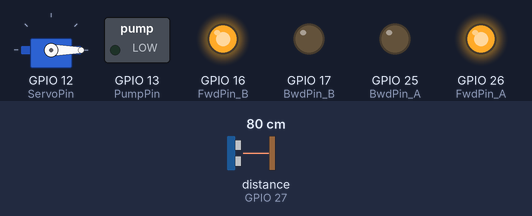
Bench run of a sketch on a simulated ESP32. On the bench: servo, switched loads named in the sketch (green lamp = pin HIGH), output pins drawn as LEDs (lit = HIGH). Wiring (inferred from the names in the program): ultrasonic range finder: trigger GPIO 14; echo GPIO 27. Inputs (shaded band) come from the test bench; at power-on: distance to the obstacle (sensor on GPIO 27) 80 cm. The echo pulse lasts 58.3 µs per cm; pins used as bus, display or sensor lines are not drawn.

Above: at 1.2 s.
1.3 s: distance to the obstacle (sensor on GPIO 27) set to 22 cm
2.8 s: distance to the obstacle (sensor on GPIO 27) set to 18 cm
At 3.5 s:
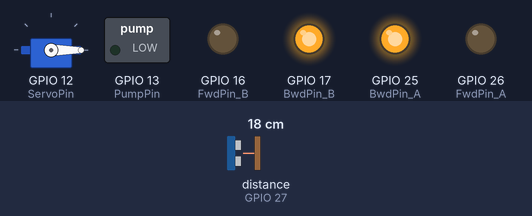
5.8 s: distance to the obstacle (sensor on GPIO 27) set to 35 cm
At 8.2 s:
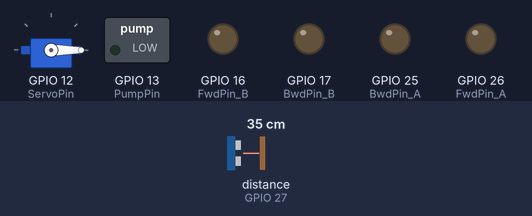
8.8 s: distance to the obstacle (sensor on GPIO 27) set to 2 cm
At 11.3 s:
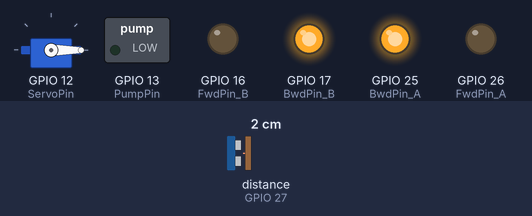
11.7 s: distance to the obstacle (sensor on GPIO 27) set to 60 cm
At 12.8 s:
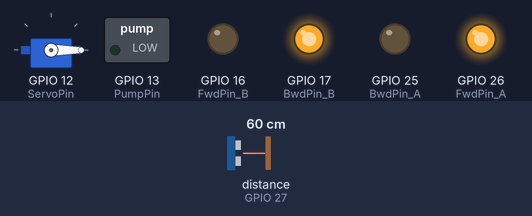
Timing chart, 0 to 15.7 s (numbered marks = the images above; inputs shaded):
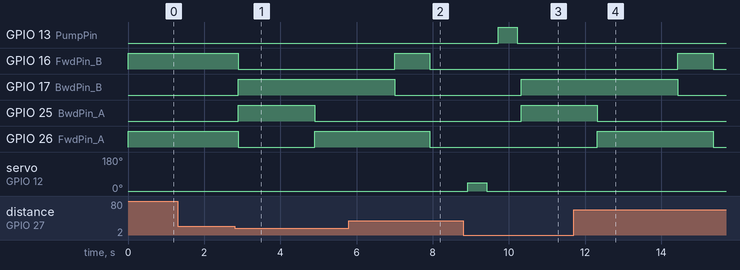

Measured:
- the behaviour switches between 21 and 20 cm on distance to the obstacle (sensor on GPIO 27) (found by bisection; images 0 and 1)
- after the input at 1.3 s, every drawn part: stays the same
- after the input at 2.8 s, GPIO 16 (FwdPin_B), GPIO 26 (FwdPin_A): HIGH → LOW after 0.10 s instead of 2.2 s; GPIO 17 (BwdPin_B): LOW → HIGH after 0.10 s; GPIO 25 (BwdPin_A): LOW → HIGH after 0.10 s, → LOW 2.0 s later
- after the input at 5.8 s, GPIO 16 (FwdPin_B): LOW → HIGH after 1.2 s, → LOW 0.92 s later; GPIO 17 (BwdPin_B): HIGH → LOW after 1.2 s; GPIO 25 (BwdPin_A): stays LOW (without the input it goes to HIGH after 1.2 s); GPIO 26 (FwdPin_A): HIGH → LOW after 2.1 s instead of 1.2 s
- after the input at 8.8 s, GPIO 16 (FwdPin_B), GPIO 26 (FwdPin_A): stays LOW (without the input it goes to HIGH after 1.5 s); GPIO 17 (BwdPin_B), GPIO 25 (BwdPin_A): LOW → HIGH after 1.5 s
- after the input at 11.7 s, GPIO 16 (FwdPin_B): LOW → HIGH after 2.7 s, → LOW 0.94 s later; GPIO 17 (BwdPin_B): HIGH → LOW after 2.7 s; GPIO 25 (BwdPin_A): goes on until 12.3 s, then stays LOW

The sketch:

code_of_forest_project.ino
```cpp
#include <ESP32Servo.h>

const int FwdPin_A = 26;
const int BwdPin_A = 25;
const int FwdPin_B = 16;
const int BwdPin_B = 17;

const int TrigPin = 14;
const int EchoPin = 27;

const int ServoPin = 12;
const int PumpPin = 13;

const float DistanceThreshold = 20.0; // см
const int MaxSpd = 255;
const int LowSpd = 0;

Servo seedServo;
unsigned long lastObstacleTime = 0;
bool seedActionDone = false;

void setup() {
  pinMode(FwdPin_A, OUTPUT);
  pinMode(BwdPin_A, OUTPUT);
  pinMode(FwdPin_B, OUTPUT);
  pinMode(BwdPin_B, OUTPUT);
  pinMode(TrigPin, OUTPUT);
  pinMode(EchoPin, INPUT);
  pinMode(PumpPin, OUTPUT);

  seedServo.attach(ServoPin);
  seedServo.write(0);

  digitalWrite(PumpPin, LOW);
  lastObstacleTime = millis();
}

float getDistance() {
  digitalWrite(TrigPin, LOW);
  delayMicroseconds(2);
  digitalWrite(TrigPin, HIGH);
  delayMicroseconds(10);
  digitalWrite(TrigPin, LOW);
  long duration = pulseIn(EchoPin, HIGH, 30000);
  if (duration == 0) return -1;
  return duration * 0.034 / 2;
}

void moveForward() {
  analogWrite(FwdPin_A, MaxSpd);
  analogWrite(BwdPin_A, LowSpd);
  analogWrite(FwdPin_B, MaxSpd);
  analogWrite(BwdPin_B, LowSpd);
}

void moveBackward() {
  analogWrite(FwdPin_A, LowSpd);
  analogWrite(BwdPin_A, MaxSpd);
  analogWrite(FwdPin_B, LowSpd);
  analogWrite(BwdPin_B, MaxSpd);
}

void turnRight() {
  analogWrite(FwdPin_A, MaxSpd);
  analogWrite(BwdPin_A, LowSpd);
  analogWrite(FwdPin_B, LowSpd);
  analogWrite(BwdPin_B, MaxSpd);
}

void stopMoving() {
  analogWrite(FwdPin_A, 0);
  analogWrite(BwdPin_A, 0);
  analogWrite(FwdPin_B, 0);
  analogWrite(BwdPin_B, 0);
}

void dropSeedAndWater() {
  stopMoving();
  delay(1000);
  seedServo.write(45);
  delay(500);
  seedServo.write(0);
  delay(300);
  digitalWrite(PumpPin, HIGH);
  delay(500);
  digitalWrite(PumpPin, LOW);
}

void loop() {
  float distance = getDistance();

  if (distance > 0 && distance < DistanceThreshold) {
    lastObstacleTime = millis();
    seedActionDone = false;
    moveBackward();
    delay(2000);
    turnRight();
    delay(2000);
  } else {
    moveForward();
  }
  if (!seedActionDone && millis()-lastObstacleTime>5000) {
    dropSeedAndWater();
    seedActionDone=true;
    lastObstacleTime=millis();
  }

  delay(100);
}
```
